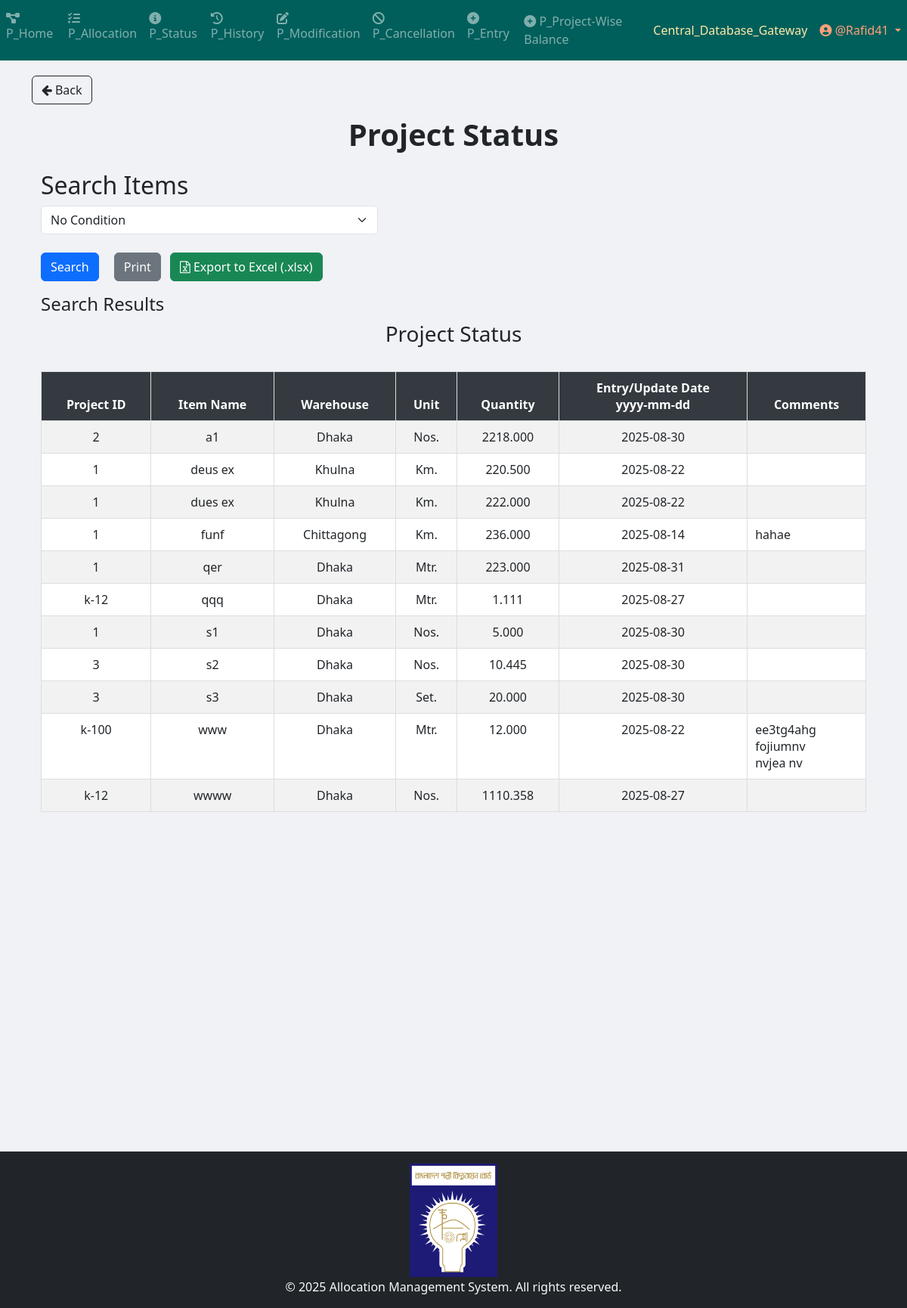
Page /project/project_status/ (signed in) on the earlier database version.
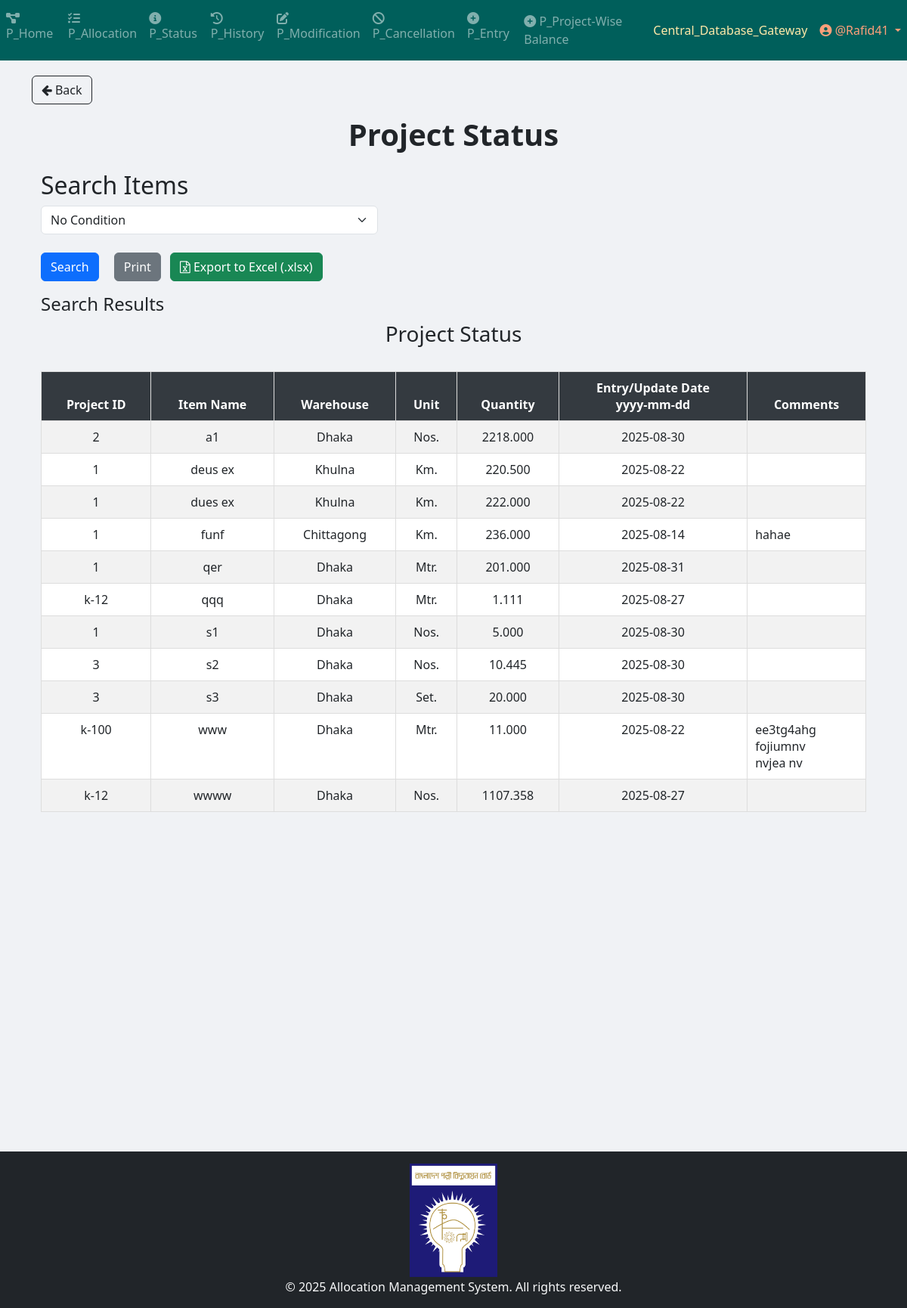
Same page on the later database version.
### Project_App_Entry/models.py (models this page shows, shortened)
class Project_Item(models.Model):
    WAREHOUSE_CHOICES = [
        ("Dhaka", "Dhaka"),
        ("Khulna", "Khulna"),
        ("Chittagong", "Chittagong"),
    ]
    UNIT_CHOICES = [
        ("Nos.", "Nos."),
        ("Mtr.", "Mtr."),
        ("Km.", "Km."),
        ("Set.", "Set."),
        ("Pair.", "Pair."),
        ("Kg", "Kg"),
        ("Lot", "Lot"),
        ("Pcs", "Pcs"),
        ("Coil", "Coil"),
        ("Box", "Box"),
        ("Feet", "Feet"),
        ("Liter", "Liter"),
        ("m3", "m3"),
        ("m2", "m2"),
        ("Ream", "Ream"),
        ("Bundle", "Bundle"),
        ("Carton", "Carton"),
    ]
    name = models.CharField(max_length=255)
    description = models.TextField(blank=True, null=True)
    warehouse = models.CharField(
        max_length=50, choices=WAREHOUSE_CHOICES, default="Dhaka"
    )
    unit_of_item = models.CharField(
        max_length=100, choices=UNIT_CHOICES, default="Nos."
    )  # Updated field
    quantity_of_item = models.DecimalField(
        max_digits=20,
        decimal_places=3,
        default=0.00
    )
    project = models.ForeignKey(
        Project,
        on_delete=models.SET_NULL,
        related_name="project_of_item",
        null=True,
    )
    created_at = models.DateTimeField(default=timezone.now)
    comments = models.TextField(blank=True, null=True)
    remarks_for_projectWiseBalance = models.TextField(blank=True, null=True)

class Project(models.Model):
    projectId = models.TextField(unique=True)

### Project_App_Status/views.py (the view, shortened to what this page needs)
# urls.py: path("", views.status_page, name="status_page"),
@login_required
def status_page(request):
    all_items = Item.objects.all()
    active_filters = {}
    combined_q = Q()
    for i in range(5):
        filter_by_key = f"filter_by_{i}"
        query_key = f"query_{i}"
        filter_by = request.GET.get(filter_by_key, "").strip()
        query = request.GET.get(query_key, "").strip()
    if combined_q:
        all_items = all_items.filter(combined_q)
    all_items = all_items.order_by("name")
    all_possible_units = [choice[0] for choice in Item.UNIT_CHOICES]
    group = request.user.user_group.user_group_type if hasattr(request.user, "user_group") else ""
    context = {
        "items": all_items,
        "unique_units": all_possible_units, # Pass the choices from the model
        "can_edit_comments": group == "Editor",
    }
    context.update(active_filters) # Add active filters back to context for template
    return render(
        request,
        "Project_Templates/Project_App_Status/status.html",
        context,
    )

### App_Admin_Panel/templatetags/nav_CDB_links_loader.py (called while the page is built)
@register.simple_tag
def external_link_from_static(filename):
    subpath = filename
    if not subpath.startswith("links" + os.sep) and not subpath.startswith("links/"):
        subpath = os.path.join("links", filename)
    file_path = find(subpath)
    if not file_path:
        return ""
    try:
        with open(file_path, "r", encoding="utf-8") as f:
            return f.read().strip()
    except Exception:
        return ""

### App_Status/templatetags/status_custom_filters.py (called while the page is built)
@register.filter
def get_item(dictionary, key):
    return dictionary.get(key)

### templates/Project_Templates/Project_App_Status/status.html (shortened to what this page needs)
{% extends 'base.html' %}
{% load crispy_forms_tags %}
{% load static %}
{% block body_block %}
<a href="{% url 'Project_App_Home:project_home_page' %}" class="btn btn-outline-dark mb-3">
    <i class="fa fa-arrow-left"></i> Back
</a>
<center><h1><b> Project Status </b></h1></center>
<div class="container mt-4">
    <h2>Search Items</h2>
    <form method="GET" action="{% url 'Project_App_Status:status_page' %}" class="row g-3" id="searchForm">
        <div id="filter-container">
        </div>
        <div class="col-12 mt-3">
            <button type="submit" class="btn btn-primary me-3">Search</button>
            <button type="button" class="btn btn-secondary me-2" onclick="printResults()">Print</button>
            <button type="button" class="btn btn-success" onclick="exportToExcel()">
                <i class="fa fa-file-excel-o"></i> Export to Excel (.xlsx)
            </button>
        </div>
    </form>
    <h4>Search Results</h4>
    <div id="printableArea" class="table-responsive">
        <h3 class="text-center">Project Status</h3>
        <br>
        <table class="table table-bordered table-striped table-hover" id="statusTable">
            <thead class="table-dark sticky-top">
                <tr>
                    <th>Project ID</th>
                    <th>Item Name</th>
                    <th>Warehouse</th>
                    <th>Unit</th>
                    <th>Quantity</th>
                    <th>Entry/Update Date <center>yyyy-mm-dd</center></th>
                    <th>Comments</th>
                </tr>
            </thead>
            <tbody>
                {% if items %}
                    {% for item in items %}
                    <tr>
                        <td>{{ item.project.projectId }}</td>
                        <td>{{ item.name }}</td>
                        <td>{{ item.warehouse }}</td>
                        <td>{{ item.unit_of_item }}</td>
                        <td>{{ item.quantity_of_item }}</td>
                        <td>{{ item.created_at | date:"Y-m-d" }}</td>
                        <td class="comments-cell text-start">
                            {% if item.comments %}
                                {{ item.comments|linebreaksbr }}<br>
                            {% endif %}
                        </td>
                    </tr>
                    {% endfor %}
                {% else %}
                    <tr>
                        <td colspan="7" class="text-center text-danger">No matching data found</td>
                    </tr>
                {% endif %}
            </tbody>
        </table>
    </div>
</div>
{% endblock %}

Differences in the rows shown:
changed Project_Item "qer": quantity_of_item "223.000" → "201.000"
changed Project_Item "www": quantity_of_item "12.000" → "11.000"
changed Project_Item "wwww": quantity_of_item "1110.358" → "1107.358"
